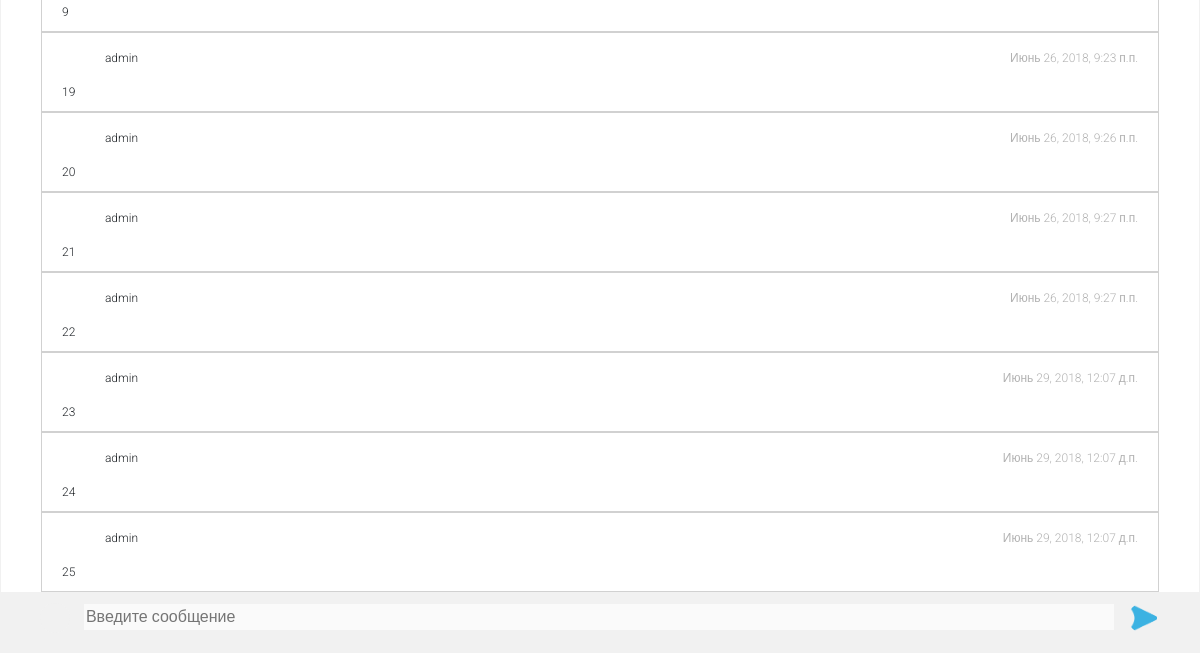
The page /chat/get (signed in, lower part) on the database as committed earlier.
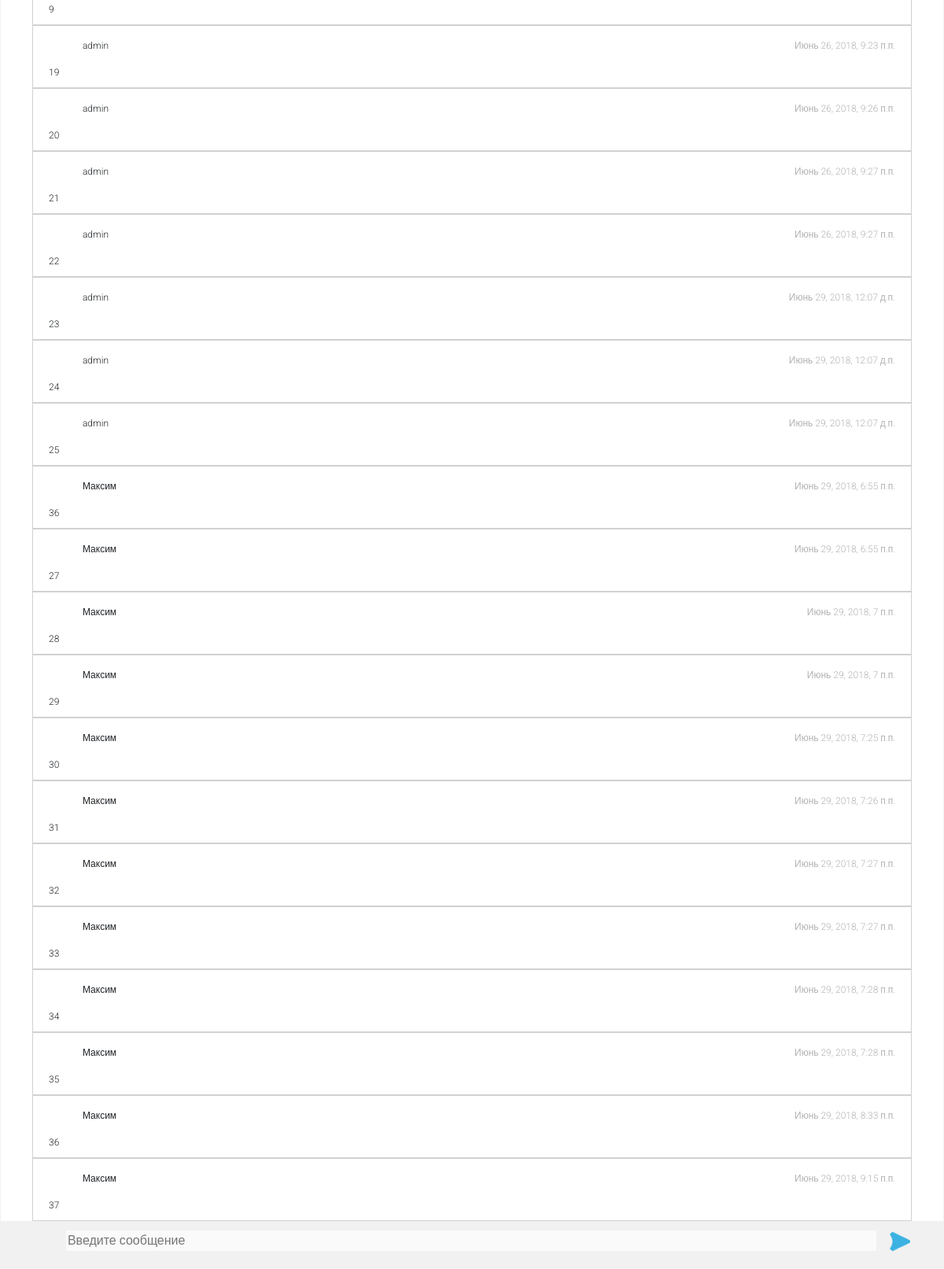
The same page on the database as committed later.
### core/models.py (models this page shows, shortened)
class Message(models.Model):
    author = models.ForeignKey(User, verbose_name='Автор', on_delete=models.CASCADE)
    text = models.TextField(verbose_name='Текст')
    date = models.DateTimeField(verbose_name='Дата создания', auto_now_add=True)
    class Meta:
        verbose_name = 'Сообщение'
        verbose_name_plural = 'Сообщения'

### core/views.py (the view)
# urls.py: url(r'get$', ChatView.as_view(), name='chat_get'),
class ChatView(LoginRequiredMixin, TemplateView):
    template_name = 'core/chat.html'
    def get_context_data(self, **kwargs):
        data = super().get_context_data(**kwargs)
        last_id = self.request.GET.get("last_id")
        if last_id:
            messages = Message.objects.filter(id__gt=last_id).order_by('-id')[:20]
        else:
            messages = Message.objects.all().order_by('-id')
        data['messages'] = messages
        return data

### core/templates/core/chat.html (shortened to what this page needs)
{% extends "base.html" %}
{% load static %}
{% block extrastyles %}
    <link rel="stylesheet" type="text/css" href="{% static "core/css/chat.css" %}">
{% endblock %}
{% block content %}
    <div class="chat">
        {% for m in messages %}
            {% include "core/message.html" with message=m %}
        {% endfor %}
    </div>
    <form class="input" action="{% url "core:message_create" %}" method="post">
        <button class="input__attach btn" onclick="this.blur();"></button>
        <input class="text" id="message_input" type="text" autocomplete="off" value="" name="text" placeholder="Введите сообщение"/>
        <button type="submit" class="input__send btn" onclick="this.blur();"></button>
    </form>
{% endblock %}

### core/templates/base.html (shortened to what this page needs)
{% load static %}
<!DOCTYPE html>
<html lang="en">
<head>
    <link rel="stylesheet" type="text/css" href="{% static "core/css/bootstrap.min.css" %}">
    {% block extrastyles %}{% endblock %}
</head>
<body>
    {% block content %}{% endblock %}
</body>
</html>

### core/templates/core/message.html
<div class="message" data-id='{{ m.id }}'>
    <div class="message__author">
        <div class="message__avatar"></div>
        <div class="message__name">{{ m.author }}</div>
        <div class="message__time">{{ m.date }}</div>
    </div>
    <div class="message__text">{{ m.text }}</div>
</div>

### core/static/core/css/chat.css (style rules this page uses)
html, body { margin: 0; padding: 0; height: 100%; width: 100%; background: white; font-family: Roboto, sans-serif; font-weight: 300; }
.chat { display: flex; height: calc(100% - 120px); padding: 0px 40px; box-sizing: border-box; overflow: auto; flex-direction: column-reverse; border: 1px solid #f1f1f1; }
.message { padding: 10px 20px; background: white; font-size: 12px; transition: background 0.2s linear; border: 1px solid #d1d1d1; }
.message__author { margin-bottom: 10px; }
.message__avatar { display: inline-block; margin-right: 10px; border-radius: 50%; background: url('../img/avatar.png') no-repeat center; background-size: cover; width: 30px; height: 30px; vertical-align: middle; }
.message__time { float: right; color: #b2b2b2; line-height: 30px; }
.message__name { vertical-align: middle; display: inline-block; }
.input { height: 60px; padding: 10px 40px; box-sizing: border-box; background-color: #f1f1f1; }
.input__attach { display: inline-block; width: 30px; height: 30px; vertical-align: middle; background: url('../img/attach.ico') no-repeat center; background-size: contain; margin-right: 10px; }
input { outline: none; border: none; width: calc(100% - 40px - 50px); }
.input__send { display: inline-block; vertical-align: middle; width: 30px; height: 30px; background: url('../img/send.png') no-repeat center; background-size: contain; margin-left: 10px; }
.btn { cursor: pointer; border-radius: 50%; background-color: #f1f1f1; }
.text { background-color: #fafafa; }

Rows that differ between the two databases and show on the page:
added Message: author "Максим", date "Июнь 29, 2018, 9:15 п.п.", text "37"
added Message: author "Максим", date "Июнь 29, 2018, 8:33 п.п.", text "36"
added Message: author "Максим", date "Июнь 29, 2018, 7:28 п.п.", text "35"
added Message: author "Максим", date "Июнь 29, 2018, 7:28 п.п.", text "34"
added Message: author "Максим", date "Июнь 29, 2018, 7:27 п.п.", text "33"
added Message: author "Максим", date "Июнь 29, 2018, 7:27 п.п.", text "32"
added Message: author "Максим", date "Июнь 29, 2018, 7:26 п.п.", text "31"
added Message: author "Максим", date "Июнь 29, 2018, 7:25 п.п.", text "30"
added Message: author "Максим", date "Июнь 29, 2018, 7 п.п.", text "29"
added Message: author "Максим", date "Июнь 29, 2018, 7 п.п.", text "28"
added Message: author "Максим", date "Июнь 29, 2018, 6:55 п.п.", text "27"
added Message: author "Максим", date "Июнь 29, 2018, 6:55 п.п.", text "36"
